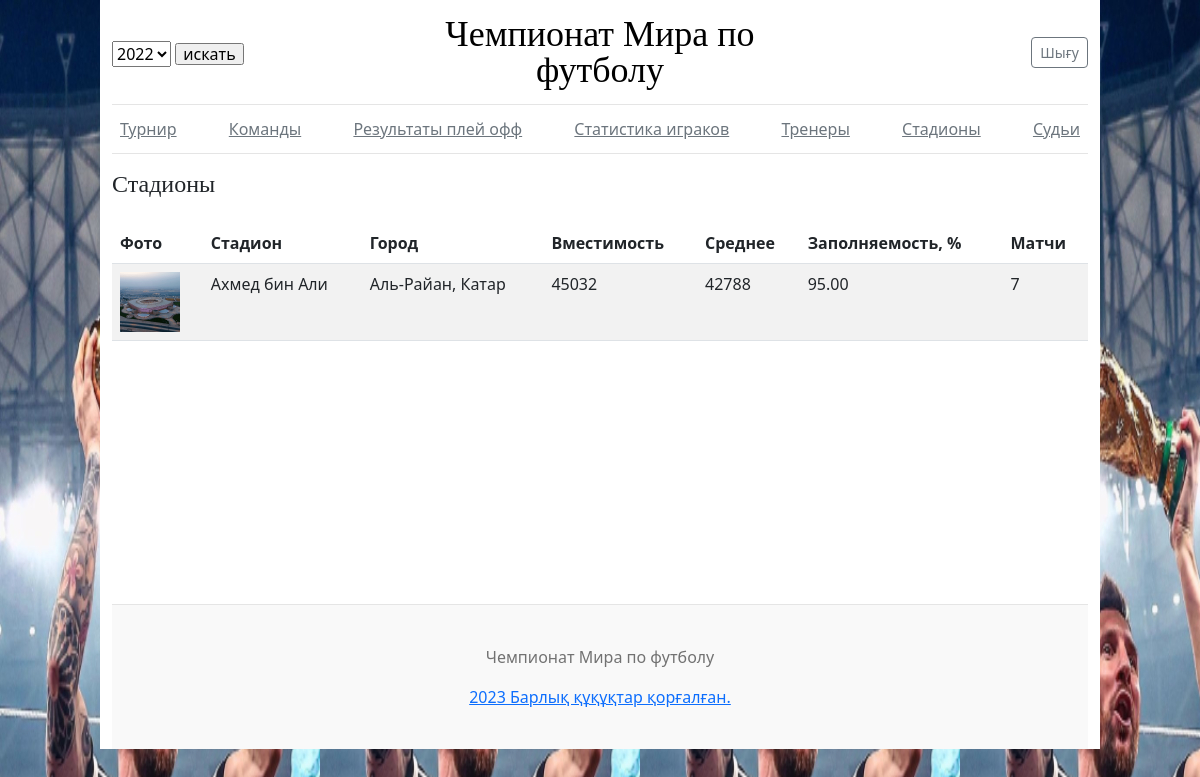
Page /main/tourment/stadiums on the committed database.
### main_app/models.py (models this page shows, shortened)
class Stadium(models.Model):
    class Meta:
        verbose_name = 'Стадион'
        verbose_name_plural = 'Стадионы'
    image = models.ImageField(upload_to='images', null=True, blank=True)
    name = models.CharField(max_length=250)
    city = models.CharField(max_length=250)
    capacity = models.PositiveSmallIntegerField()
    average_capacity = models.PositiveSmallIntegerField()
    memorability = models.DecimalField(max_digits=8, decimal_places=2)
    matches = models.PositiveSmallIntegerField()
    tourment = models.ForeignKey(Tournament, on_delete=models.CASCADE)

### main_app/views.py (the view)
# urls.py: path('tourment/stadiums', views.StadiumsView.as_view(),
class StadiumsView(TemplateResponseMixin, View):
    template_name = 'stadiums.html'
    def get(self, request, *args, **kwargs):
        pk = request.GET.get('tourment_id', 1)
        stadiums = Stadium.objects.filter(tourment=pk)
        tourments = Tournament.objects.all()
        return self.render_to_response({
            'tourments': tourments, 'pk': pk, 'stadiums': stadiums
        })

### templates/stadiums.html
{% extends 'base.html' %}
{% load static %}
{% block content %}
<div style="height: 450px; overflow-y: scroll;">
	<h4 class="pt-3 pb-3">Стадионы</h4>
	<table class="table table-striped table-hover">
	  <thead>
	  	<tr>
	      <th>Фото</th>
	      <th>Стадион</th>
	      <th>Город</th>
	      <th>Вместимость</th>
	      <th>Среднее</th>
	      <th>Заполняемость, %</th>
	      <th>Матчи</th>
	    </tr>
	  </thead>
	  <tbody>
	  	{% for stadium in stadiums %}
		  	<tr>
		  		<td>
		  			{% if stadium.image %}
						<img src="{{stadium.image.url}}" alt="">
					{% else %}
						<img src="{% static 'person.png' %}" alt="">
					{% endif %}
		  		</td>
		  		<td>
		  			{{stadium.name}}
		  		</td>
		  		<td>
		  			{{stadium.city}}
		  		</td>
		  		<td>{{stadium.capacity}}</td>
		  		<td>{{stadium.average_capacity}}</td>
		  		<td>{{stadium.memorability}}</td>
		  		<td>{{stadium.matches}}</td>
		  	</tr>
		{% endfor %}
	  </tbody>
	</table>
</div>
{% endblock %}

### static/css/blog.css (style rules this page uses)
body { background-image: url('img/messi.jpeg'); }
h1, h2, h3, h4, h5, h6 { font-family: "Playfair Display", Georgia, "Times New Roman", serif; }

### rows in the picture
Stadium: image (picture), name "Ахмед бин Али", city "Аль-Райан, Катар", capacity "45032", average_capacity "42788", memorability "95.00", matches "7"

### other values in the picture
form field tourment_id "2022"
